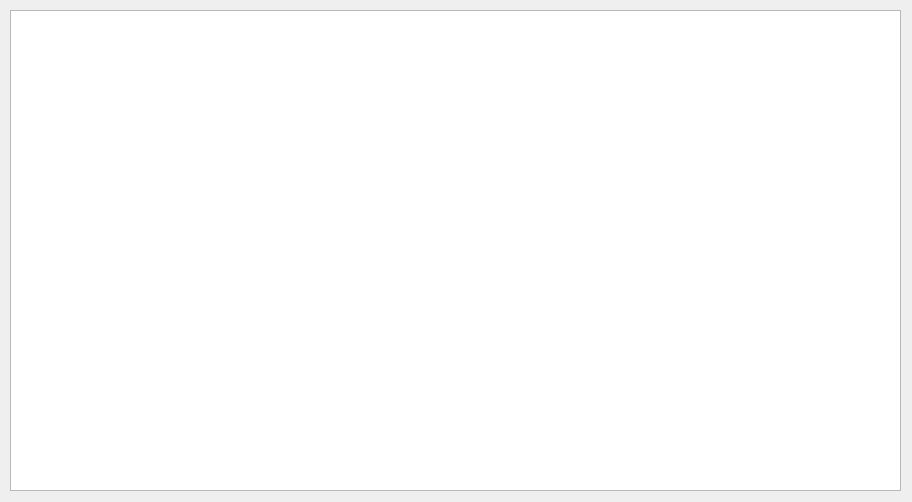
<?xml version="1.0" encoding="UTF-8"?>
<ui version="4.0">
 <class>chooseVehDlg</class>
 <widget class="QDialog" name="chooseVehDlg">
  <property name="geometry">
   <rect>
    <x>0</x>
    <y>0</y>
    <width>912</width>
    <height>502</height>
   </rect>
  </property>
  <property name="windowTitle">
   <string>Выбор транспортного средства</string>
  </property>
  <widget class="QTableView" name="tableView">
   <property name="geometry">
    <rect>
     <x>10</x>
     <y>10</y>
     <width>891</width>
     <height>481</height>
    </rect>
   </property>
   <property name="styleSheet">
    <string notr="true">font: 9pt &quot;Nirmala UI&quot;;</string>
   </property>
  </widget>
 </widget>
 <resources/>
 <connections/>
</ui>
